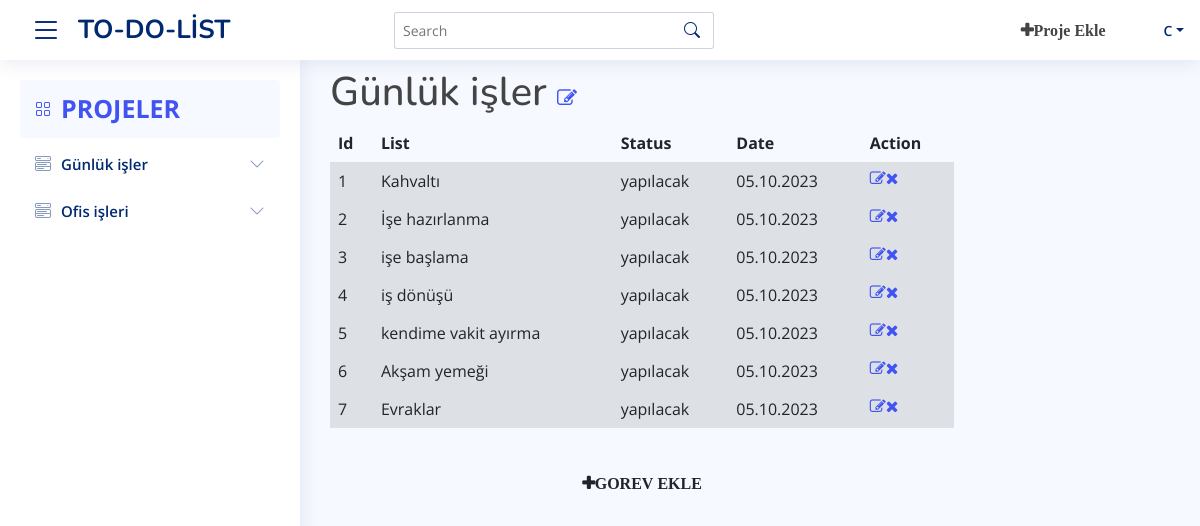
/index.php?id=34 (signed in), run on the app's committed database.
### tables this page shows
CREATE TABLE `user` (
  `id` int(11) NOT NULL,
  `username` varchar(250) NOT NULL,
  `password` varchar(100) NOT NULL,
  `is_active` int(11) NOT NULL,
  `partner_id` int(2) NOT NULL
);

CREATE TABLE `projects` (
  `id` int(11) NOT NULL,
  `title` varchar(250) NOT NULL,
  `is_deleted` int(1) DEFAULT 0,
  `user_id` int(1) NOT NULL
);

CREATE TABLE `list` (
  `id` int(11) NOT NULL,
  `title` varchar(250) NOT NULL,
  `projects_id` int(11) NOT NULL,
  `active` int(11) NOT NULL,
  `date` timestamp NOT NULL DEFAULT current_timestamp(),
  `status_list` varchar(100) NOT NULL,
  `is_deleted` int(1) NOT NULL
);

### db.php (called while the page is built, shortened)
<?php
$connect=mysqli_connect("localhost","root","","todolist");
function sql($query){
    GLOBAL $connect;
    return $connect->query($query);
}
?>

### index.php (the view, shortened to what this page needs)
<body>
  <?php
  require_once("db.php");
  require_once("gorevAdd.php");
  require_once("htmlTop.php");
  require_once("header.php");
  require_once("sidebar.php");
  ?>
  <main id="main" class="main mt-5">
    <section class="section dashboard">
      <div class="row">
        <br>
        <?php
        if (!empty($_GET['id'])) {
          $gelenid = $_GET['id'];
        } else {
          $proje = "SELECT * FROM projects ORDER BY id DESC;
";
          $proje2 = mysqli_query($connect, $proje);
          $proje3 = mysqli_fetch_assoc($proje2);
          $gelenid = $proje3['id'];
        }
        $queryname = "SELECT * FROM  projects WHERE id=" . $gelenid;
        $result3 = mysqli_query($connect, $queryname);
        $project = mysqli_fetch_assoc($result3);
        echo '
  <div class="container">
  <div class="row">
  <h1>' . $project["title"] . '
  <a class="fa fa-edit" style="font-size:20px;" href="updateTitle.php?id=' . $project['id'] . '&title=' . $project['title'] . '"> </a>
  </h1>
  <br>
  <div class="col-9 gorevekle text-center">
    <table class="table table-borderless datatable">
  <thead>
    <tr>
      <th scope="col">Id</th>
      <th scope="col">List</th>
      <th scope="col">Status</th>
      <th scope="col">Date</th>
      <th scope="col">Action</th>
    </tr>
  </thead>
  <tbody>
  ';
        if ($gelenid != '' || $gelenid != null) {
          $result2 = sql('Select * from list where is_deleted <> 1 AND projects_id=' . $gelenid);
          $i = 1;
          while ($querylist = mysqli_fetch_assoc($result2)) {
            $tarih = $querylist['date'];
            if (!empty($tarih) && strtotime($tarih)) {
              $trtarih = date("d.m.Y", strtotime($tarih));
            } else {
              $trtarih = "";
            }
            $url = 'update.php?id=' . $querylist['id'] . "&" . 'projects_id=' . $querylist['projects_id'];
            $sil = 'sil.php?id=' . $querylist["id"] . '&' . 'projects_id=' . $querylist['projects_id'];
            echo '<tr class="table-active">';
            echo '<td>' . $i . '</td>';
            echo '<td>' . $querylist["title"] . '</td>';
            echo '<td>' . $querylist["status_list"] . '</td>';
            echo '<td>' . $trtarih . '</td>';
            echo '<td><a class="fa fa-edit" href="' . $url . '"></a>';
            echo '<a href="' . $sil . '" class="fa fa-times" onclick="return confirm(\'Silmek istediğinizden emin misiniz?\')"></a></td>
           </tr> ';
            $i++;
          }
        }
        echo '
        </tbody>
        </table>
        ';
        if (!empty($gelenid)) {
          echo '
          <br>
      <button type="button" class="btn" data-toggle="modal" data-target="#exampleModal2">
        <i class="fa fa-plus" style="font-weight:bold;">GOREV EKLE</i>
      </button>
    ';
        } else {
          echo '';
        }
        ?>
      </div>
      </div>
      </div>
      </div>
      <br>
    </section>
  </main>
</body>
</html>

### header.php (shortened to what this page needs)
<header id="header" class="header fixed-top d-flex align-items-center">
  <div class="d-flex align-items-center justify-content-center">
    <i class="bi bi-list toggle-sidebar-btn"></i>
    <a href="index.php" class="logo d-flex mx-3 align-items-center text-center">
      <span class="d-none d-lg-block">TO-DO-LİST</span>
    </a>
<?php
if (isset($_SESSION['id'])) {
  $login = sql("SELECT id,username FROM user WHERE id=" . $_SESSION['id']);
  $login2 = mysqli_fetch_assoc($login);
} else {
  header("Location: pages-login.php");
}
?>
  </div>
  <div class="search-bar  mt-3">
    <form class="search-form d-flex" method="POST" action="#">
      <input type="text" name="query" placeholder="Search" title="Enter search keyword">
      <button type="submit" title="Search"><i class="bi bi-search"></i></button>
    </form>
  </div>
  <nav class="header-nav ms-auto">
    <ul class="d-flex align-items-center">
      <i class="fa fa-plus" data-toggle="modal" data-target="#exampleModal" style="font-weight:bold;margin-right:50px;">Proje Ekle</i>
      <li class="nav-item dropdown pe-3">
        <a class="nav-link nav-profile d-flex align-items-center pe-0" href="#" data-bs-toggle="dropdown">
          <span class="d-none d-md-block dropdown-toggle ps-2"><?php echo $login2['username'] ?></span>
        </a>
      </li>
    </ul>
  </nav>
</header>

### sidebar.php (shortened to what this page needs)
<aside id="sidebar" class="sidebar">
  <ul class="sidebar-nav" id="sidebar-nav">
    <li class="nav-item">
      <a class="nav-link " style="font-size:25px; font-weight:bold;">
        <i class="bi bi-grid"></i>
        <span>PROJELER</span>
      </a>
    </li>
    <?php
    if (isset($_GET['id'])) {
      $id = $_GET["id"];
    } else {
      $id = "";
    }
    $a = $login2['id'];
    $result = sql("Select * from projects where user_id=$a");
    while ($project = mysqli_fetch_assoc($result)) {
      $is_active = ($project['id'] == $id) ? "active" : "";
      echo '
       <li class="nav-item">
      <a class="nav-link collapsed" href="?id=' . $project["id"] . '">
      <i class="bi bi-menu-button-wide ' . $is_active . '"></i><span>
      ' . $project["title"] . '
      </span><i class="bi bi-chevron-down ms-auto"></i>
      </a>
  </li>
    ';
    }
    ?>
  </ul>
</aside>

### assets/css/style.css (style rules this page uses)
:root { scroll-behavior: smooth; }
body { font-family: "Open Sans", sans-serif; background: #f6f9ff; color: #444444; }
a { color: #4154f1; text-decoration: none; }
h1, h2, h3, h4, h5, h6 { font-family: "Nunito", sans-serif; }
#main { margin-top: 60px; padding: 20px 30px; transition: all 0.3s; }
.logo { line-height: 1; }
@media (min-width: 1200px) { .logo { width: 280px; } }
.logo span { font-size: 26px; font-weight: 700; color: #012970; font-family: "Nunito", sans-serif; }
.header { transition: all 0.5s; z-index: 997; height: 60px; box-shadow: 0px 2px 20px rgba(1, 41, 112, 0.1); background-color: #fff; padding-left: 20px; }
.header .toggle-sidebar-btn { font-size: 32px; padding-left: 10px; cursor: pointer; color: #012970; }
.header .search-bar { min-width: 360px; padding: 0 20px; }
.header .search-form { width: 100%; }
.header .search-form input { border: 0; font-size: 14px; color: #012970; border: 1px solid rgba(1, 41, 112, 0.2); padding: 7px 38px 7px 8px; border-radius: 3px; transition: 0.3s; width: 100%; }
.header .search-form button { border: 0; padding: 0; margin-left: -30px; background: none; }
.header .search-form button i { color: #012970; }
.header-nav ul { list-style: none; }
.header-nav>ul { margin: 0; padding: 0; }
.header-nav .nav-profile { color: #012970; }
.header-nav .nav-profile span { font-size: 14px; font-weight: 600; }
.sidebar { position: fixed; top: 60px; left: 0; bottom: 0; width: 300px; z-index: 996; transition: all 0.3s; padding: 20px; overflow-y: auto; scrollbar-width: thin; scrollbar-color: #aab7cf transparent; box-shadow: 0px 0px 20px rgba(1, 41, 112, 0.1); background-color: #fff; }
@media (min-width: 1200px) { #main, #footer { margin-left: 300px; } }
.sidebar-nav { padding: 0; margin: 0; list-style: none; }
.sidebar-nav li { padding: 0; margin: 0; list-style: none; }
.sidebar-nav .nav-item { margin-bottom: 5px; }
.sidebar-nav .nav-link { display: flex; align-items: center; font-size: 15px; font-weight: 600; color: #4154f1; transition: 0.3; background: #f6f9ff; padding: 10px 15px; border-radius: 4px; }
.sidebar-nav .nav-link i { font-size: 16px; margin-right: 10px; color: #4154f1; }
.sidebar-nav .nav-link.collapsed { color: #012970; background: #fff; }
.sidebar-nav .nav-link.collapsed i { color: #899bbd; }
.sidebar-nav .nav-link .bi-chevron-down { margin-right: 0; transition: transform 0.2s ease-in-out; }

### data on the page
user: username "C"
projects: title "Günlük işler"
projects: title "Ofis işleri"
list: title "Kahvaltı", status_list "yapılacak", date "05.10.2023"
list: title "İşe hazırlanma", status_list "yapılacak", date "05.10.2023"
list: title "işe başlama", status_list "yapılacak", date "05.10.2023"
list: title "iş dönüşü", status_list "yapılacak", date "05.10.2023"
list: title "kendime vakit ayırma", status_list "yapılacak", date "05.10.2023"
list: title "Akşam yemeği", status_list "yapılacak", date "05.10.2023"
list: title "Evraklar", status_list "yapılacak", date "05.10.2023"
